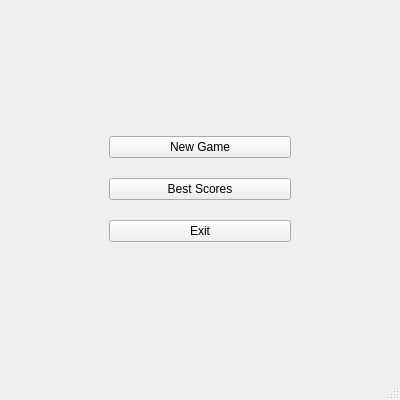
<?xml version="1.0" encoding="UTF-8"?>
<ui version="4.0">
 <class>Mainmenu</class>
 <widget class="QMainWindow" name="Mainmenu">
  <property name="geometry">
   <rect>
    <x>0</x>
    <y>0</y>
    <width>400</width>
    <height>400</height>
   </rect>
  </property>
  <property name="windowTitle">
   <string>Snake_Menu</string>
  </property>
  <widget class="QWidget" name="centralwidget">
   <layout class="QVBoxLayout" name="verticalLayout_2">
    <item>
     <layout class="QVBoxLayout" name="verticalLayout_3">
      <property name="spacing">
       <number>20</number>
      </property>
      <property name="leftMargin">
       <number>100</number>
      </property>
      <property name="topMargin">
       <number>50</number>
      </property>
      <property name="rightMargin">
       <number>100</number>
      </property>
      <property name="bottomMargin">
       <number>50</number>
      </property>
      <item>
       <widget class="QPushButton" name="pushButton">
        <property name="text">
         <string>New Game</string>
        </property>
       </widget>
      </item>
      <item>
       <widget class="QPushButton" name="pushButton_3">
        <property name="text">
         <string>Best Scores</string>
        </property>
       </widget>
      </item>
      <item>
       <widget class="QPushButton" name="pushButton_2">
        <property name="text">
         <string>Exit</string>
        </property>
       </widget>
      </item>
     </layout>
    </item>
   </layout>
  </widget>
  <widget class="QStatusBar" name="statusbar"/>
 </widget>
 <resources/>
 <connections/>
</ui>
